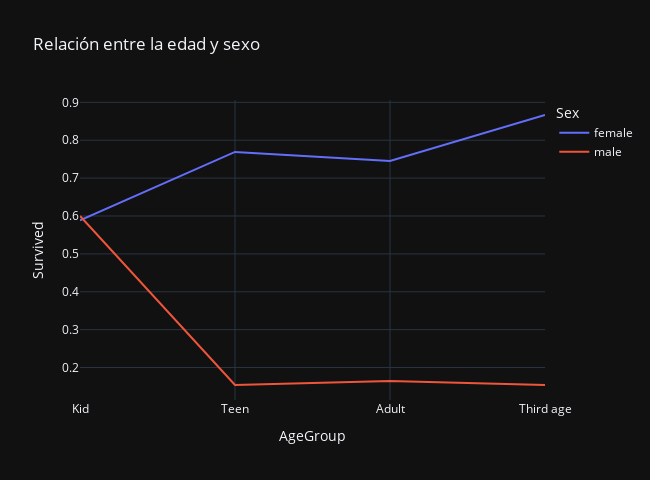

The notebook cell saved with this chart:
### Markdown cell above
##### Número de supervivientes según el grupo de edad y sexo

### Code cell
# Group the data by 'AgeGroup' and 'Sex', and calculate the mean of 'Survived'
df_grouped = df3.groupby(['AgeGroup', 'Sex'])['Survived'].mean().reset_index()

# Plot the data
age_mapping = {"Kid": 0, "Teen": 1, "Adult": 2, "Third_age": 3}
df_grouped['AgeGroupOrder'] = df_grouped['AgeGroup'].map(age_mapping)
df_grouped = df_grouped.sort_values('AgeGroupOrder')

f = px.line(df_grouped, x="AgeGroup", y="Survived", color="Sex", title="Relación entre la edad y sexo", template="plotly_dark", width=650, height=480)


df_grouped = df_grouped.drop(columns='AgeGroupOrder')
f

### Figure 1 — Plotly figure (JSON) as saved in the notebook; plotly's stock layout.template omitted (floating-point values rounded to 4 significant figures)
{"data": [{"hovertemplate": "Sex=female<br>AgeGroup=%{x}<br>Survived=%{y}<extra></extra>", "legendgroup": "female", "line": {"color": "#636efa", "dash": "solid"}, "marker": {"symbol": "circle"}, "mode": "lines", "name": "female", "orientation": "v", "showlegend": true, "type": "scatter", "x": ["Kid", "Teen", "Adult", "Third age"], "xaxis": "x", "y": [0.5882, 0.7692, 0.7455, 0.8667], "yaxis": "y"}, {"hovertemplate": "Sex=male<br>AgeGroup=%{x}<br>Survived=%{y}<extra></extra>", "legendgroup": "male", "line": {"color": "#EF553B", "dash": "solid"}, "marker": {"symbol": "circle"}, "mode": "lines", "name": "male", "orientation": "v", "showlegend": true, "type": "scatter", "x": ["Kid", "Teen", "Adult", "Third age"], "xaxis": "x", "y": [0.6, 0.1538, 0.1644, 0.1538], "yaxis": "y"}], "layout": {"height": 480, "legend": {"title": {"text": "Sex"}, "tracegroupgap": 0}, "title": {"text": "Relación entre la edad y sexo"}, "width": 650, "xaxis": {"anchor": "y", "domain": [0, 1], "title": {"text": "AgeGroup"}}, "yaxis": {"anchor": "x", "domain": [0, 1], "title": {"text": "Survived"}}}}
